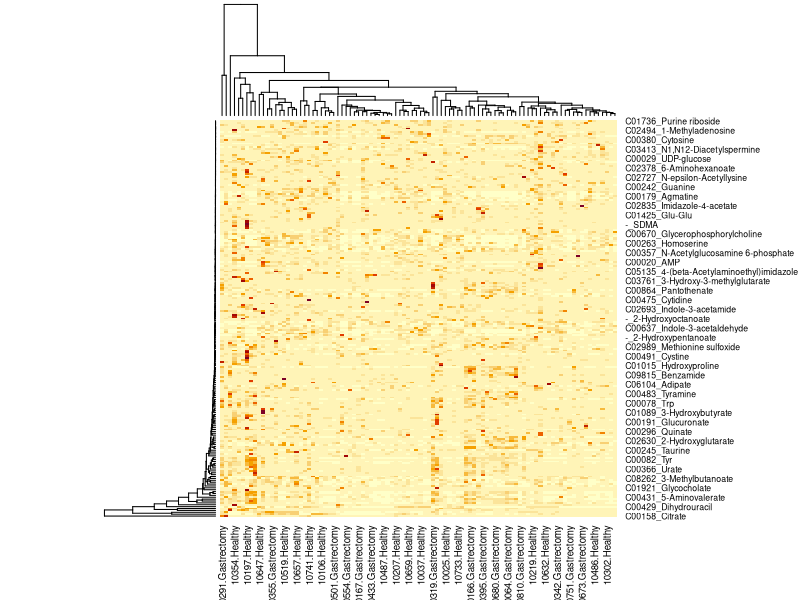
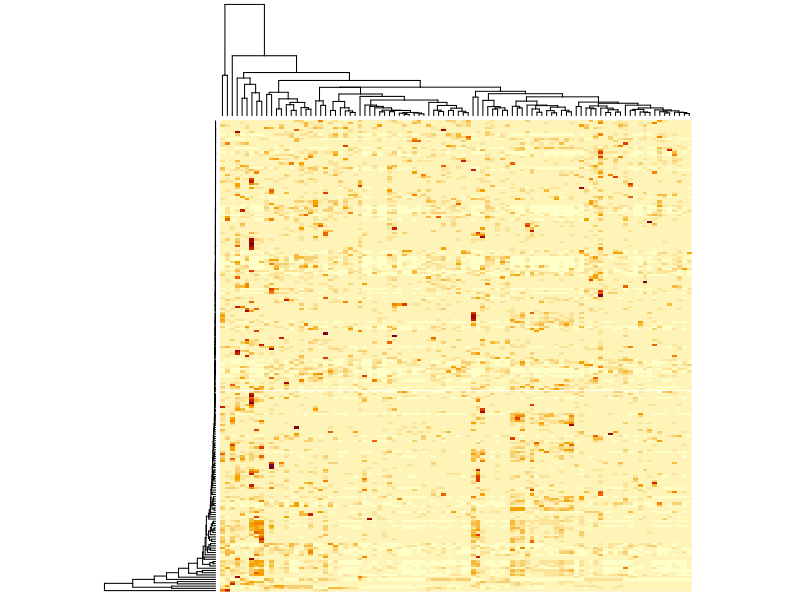
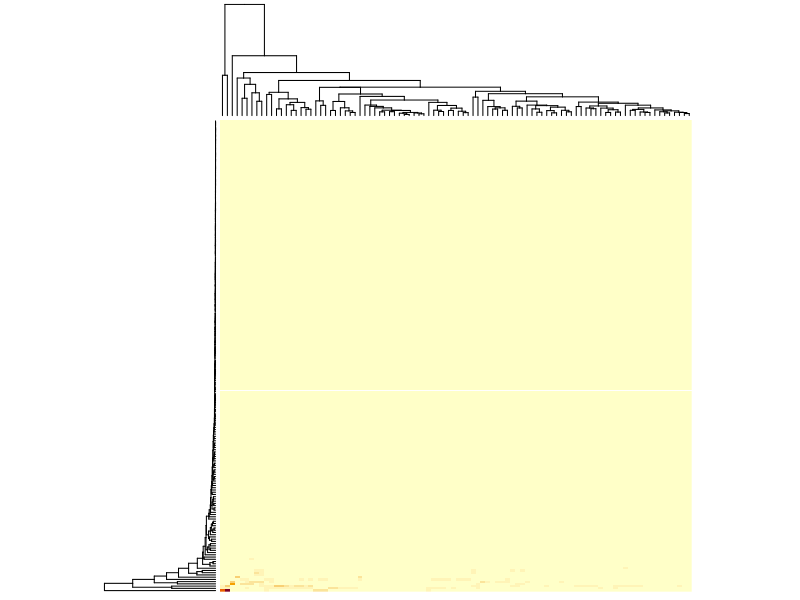
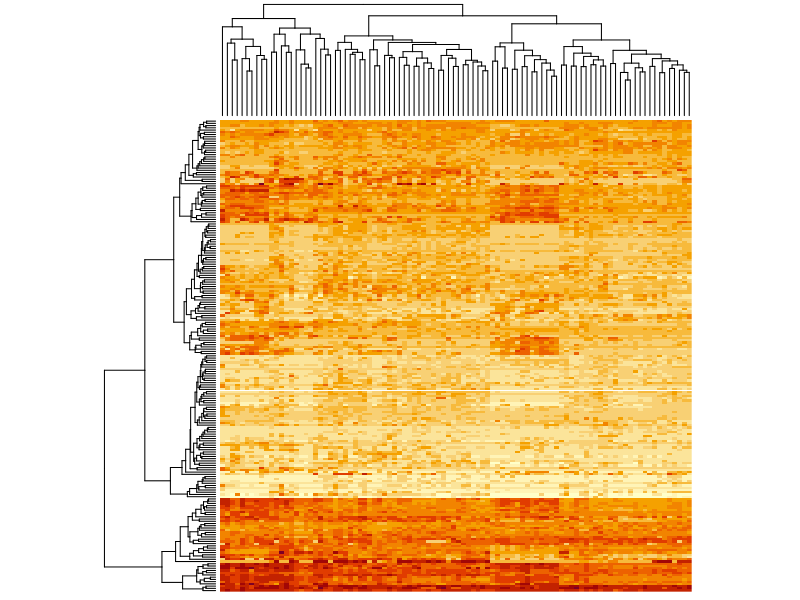
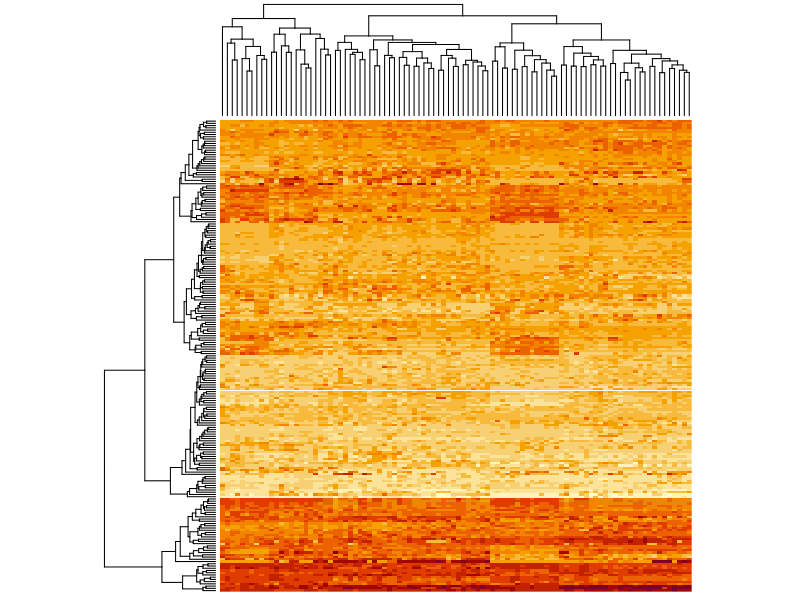
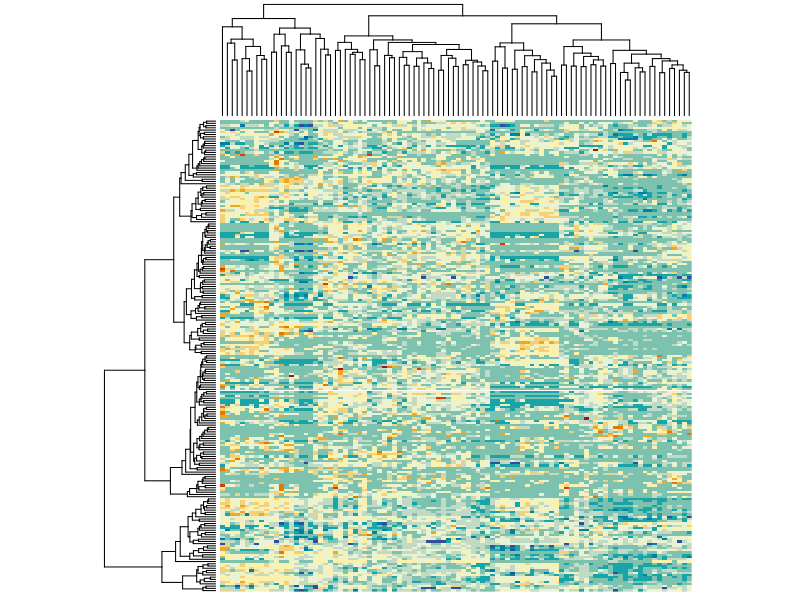
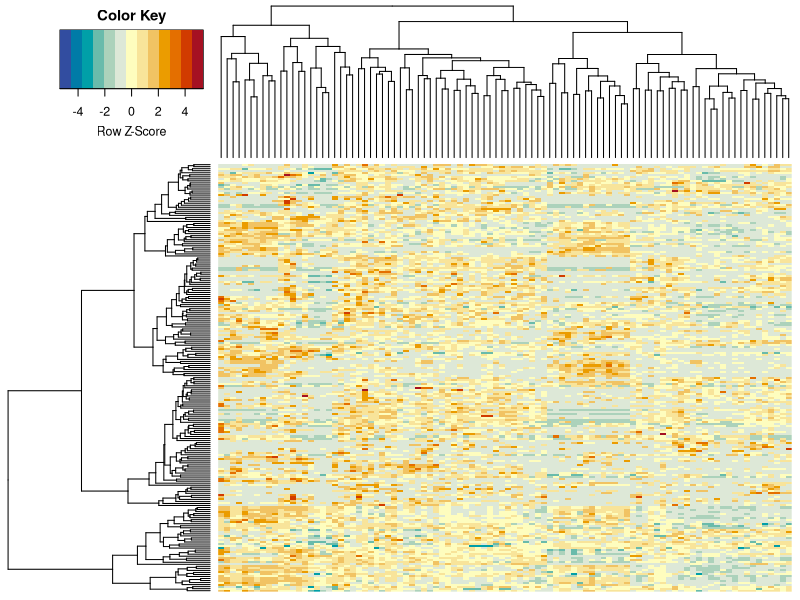
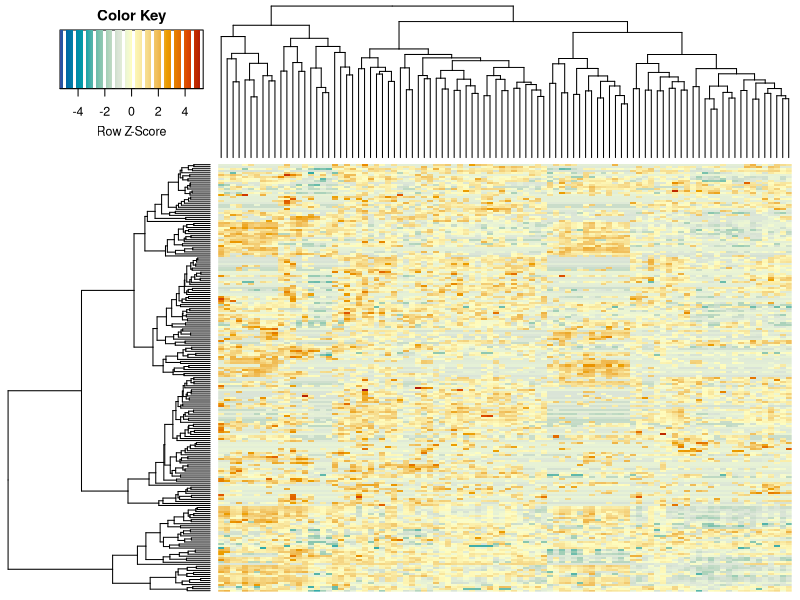

The R source for these figures, in order: (Note: this script raises an error after producing the figures.)
## ---- chunk 1
knitr::opts_chunk$set(echo = TRUE)
## ---- chunk 2
if(!require(RColorBrewer)){
  install.packages("RColorBrewer",repos = "http://cran.us.r-project.org")
  library(RColorBrewer)
}
if(!require(gplots)){
  install.packages("gplots",repos = "http://cran.us.r-project.org")
  library(gplots)
}
if(!require(gtools)){
  install.packages("gtools",repos = "http://cran.us.r-project.org")
  library(gtools)
}
## ---- chunk 3
metabo <- read.delim("ERAWIJANTARI_metab.tsv",row.names=1) #data
colnames(metabo) <- sub("^X","",colnames(metabo))
metabo <- as.matrix(metabo)
metabo_log <- log10(metabo)
metaD <- read.delim("ERAWIJANTARI_metaD.tsv") #metadata
all(colnames(metabo) == metaD$Sample) #check that samples match in data matrices
## ---- chunk 4
heatmap(metabo)
## ---- chunk 5
heatmap(metabo,
        labRow = "", # no rownames
        labCol = "", # no colnames
        margins = c(0.5,0.5)) # remove the white space around
## ---- chunk 6
heatmap(metabo,
        scale = "none", # no scaling!
        labRow = "", # no rownames
        labCol = "", # no colnames
        margins = c(0.5,0.5)) # remove the white space around
## ---- chunk 7
heatmap(metabo_log,
        scale = "none", # no scaling!
        labRow = "", # no rownames
        labCol = "", # no colnames
        margins = c(0.5,0.5)) # remove the white space around
## ---- chunk 8
heatmap(metabo_log,
        scale = "col", # column scaling!
        labRow = "", # no rownames
        labCol = "", # no colnames
        margins = c(0.5,0.5)) # remove the white space around
## ---- chunk 9
heatmap(metabo_log,
        col = hcl.colors(12,"RdYlBu", rev = TRUE), #diverging palette
        scale = "row", # row scaling!
        labRow = "", # no rownames
        labCol = "", # no colnames
        margins = c(0.5,0.5)) # remove the white space around
## ---- chunk 10
heatmap.2(metabo_log,
        col = hcl.colors(13,"RdYlBu", rev = TRUE), #diverging palette
        scale = "row", # row scaling!
        labRow = "", # no rownames
        labCol = "", # no colnames
        margins = c(0.5,0.5), # remove the white space around
        trace = "none", #don't plot a trace
        density.info = "none") #don't overlay a histogram in the colour bar
## ---- chunk 11
heatmap.2(metabo_log,
        col = hcl.colors(255,"RdYlBu", rev = TRUE), #diverging palette - 255 colours!
        scale = "row", # row scaling
        labRow = "", # no rownames
        labCol = "", # no colnames
        margins = c(0.5,0.5), # remove the white space around
        trace = "none", #don't plot a trace
        density.info = "none") #don't overlay a histogram in the colour bar
## ---- chunk 12
heatmap.2(metabo_log,
       col = hcl.colors(255,"YlGnBu", rev = TRUE), #single colour palette! - 255 colours
        symbreaks = F, #colours are not centred around 0
        scale = "none", # no scaling!
        labRow = "", # no rownames
        labCol = "", # no colnames
        margins = c(0.5,0.5), # remove the white space around
        trace = "none", #don't plot a trace
        density.info = "none") #don't overlay a histogram in the colour bar
## ---- chunk 13
heatmap.2a <- function (x, Rowv = TRUE, Colv = if (symm) "Rowv" else TRUE, 
                        distfun = dist, hclustfun = hclust, dendrogram = c("both", 
                                                                           "row", "column", "none"), symm = FALSE, 
                        scale = c("none", "row", "column"), na.rm = TRUE, revC = identical(Colv, "Rowv"), add.expr, breaks, 
                        symbreaks = min(x < 0, na.rm = TRUE) || scale != "none", col = "heat.colors", colsep, rowsep, 
                        sepcolor = "white", sepwidth = c(0.05, 0.05), cellnote, notecex = 1, 
                        notecol = "cyan", na.color = par("bg"), trace = c("column", "row", "both", "none"), tracecol = "cyan", hline = median(breaks), 
                        vline = median(breaks), linecol = tracecol, margins = c(5,5), ColSideColors, RowSideColors, cexRow = 0.2 + 1/log10(nr), 
                        cexCol = 0.2 + 1/log10(nc), labRow = NULL, labCol = NULL, srtRow = NULL, srtCol = NULL, adjRow = c(0, NA), adjCol = c(NA,0),
                        offsetRow = 0.5, offsetCol = 0.5, key = TRUE, keysize = 1.5, 
                        density.info = c("histogram", "density", "none"), denscol = tracecol, 
                        symkey = min(x < 0, na.rm = TRUE) || symbreaks, densadj = 0.25, 
                        main = NULL, xlab = NULL, ylab = NULL, lmat = NULL, lhei = NULL, 
                        lwid = NULL, extrafun = NULL, font.col=1, font.row=1, keyName="Value", 
                        ColSideFac=1, RowSideFac=1, ...) 
{
  scale01 <- function(x, low = min(x), high = max(x)) {
    x <- (x - low)/(high - low)
    x
  }
  retval <- list()
  scale <- if (symm && missing(scale)) 
    "none"
  else match.arg(scale)
  dendrogram <- match.arg(dendrogram)
  trace <- match.arg(trace)
  density.info <- match.arg(density.info)
  if (length(col) == 1 && is.character(col)) 
    col <- get(col, mode = "function")
  if (!missing(breaks) && (scale != "none")) 
    warning("Using scale=\"row\" or scale=\"column\" when breaks are", 
            "specified can produce unpredictable results.", "Please consider using only one or the other.")
  if (is.null(Rowv) || is.na(Rowv)) 
    Rowv <- FALSE
  if (is.null(Colv) || is.na(Colv)) 
    Colv <- FALSE
  else if (Colv == "Rowv" && !isTRUE(Rowv)) 
    Colv <- FALSE
  if (length(di <- dim(x)) != 2 || !is.numeric(x)) 
    stop("`x' must be a numeric matrix")
  nr <- di[1]
  nc <- di[2]
  if (nr <= 1 || nc <= 1) 
    stop("`x' must have at least 2 rows and 2 columns")
  if (!is.numeric(margins) || length(margins) != 2) 
    stop("`margins' must be a numeric vector of length 2")
  if (missing(cellnote)) 
    cellnote <- matrix("", ncol = ncol(x), nrow = nrow(x))
  if (!inherits(Rowv, "dendrogram")) {
    if (((!isTRUE(Rowv)) || (is.null(Rowv))) && (dendrogram %in% 
                                                 c("both", "row"))) {
      if (is.logical(Colv) && (Colv)) 
        dendrogram <- "column"
      else dedrogram <- "none"
      warning("Discrepancy: Rowv is FALSE, while dendrogram is `", 
              dendrogram, "'. Omitting row dendogram.")
    }
  }
  if (!inherits(Colv, "dendrogram")) {
    if (((!isTRUE(Colv)) || (is.null(Colv))) && (dendrogram %in% 
                                                 c("both", "column"))) {
      if (is.logical(Rowv) && (Rowv)) 
        dendrogram <- "row"
      else dendrogram <- "none"
      warning("Discrepancy: Colv is FALSE, while dendrogram is `", 
              dendrogram, "'. Omitting column dendogram.")
    }
  }
  if (inherits(Rowv, "dendrogram")) {
    ddr <- Rowv
    rowInd <- order.dendrogram(ddr)
  }
  else if (is.integer(Rowv)) {
    hcr <- hclustfun(distfun(x))
    ddr <- as.dendrogram(hcr)
    ddr <- reorder(ddr, Rowv)
    rowInd <- order.dendrogram(ddr)
    if (nr != length(rowInd)) 
      stop("row dendrogram ordering gave index of wrong length")
  }
  else if (isTRUE(Rowv)) {
    Rowv <- rowMeans(x, na.rm = na.rm)
    hcr <- hclustfun(distfun(x))
    ddr <- as.dendrogram(hcr)
    ddr <- reorder(ddr, Rowv)
    rowInd <- order.dendrogram(ddr)
    if (nr != length(rowInd)) 
      stop("row dendrogram ordering gave index of wrong length")
  }
  else {
    rowInd <- nr:1
  }
  if (inherits(Colv, "dendrogram")) {
    ddc <- Colv
    colInd <- order.dendrogram(ddc)
  }
  else if (identical(Colv, "Rowv")) {
    if (nr != nc) 
      stop("Colv = \"Rowv\" but nrow(x) != ncol(x)")
    if (exists("ddr")) {
      ddc <- ddr
      colInd <- order.dendrogram(ddc)
    }
    else colInd <- rowInd
  }
  else if (is.integer(Colv)) {
    hcc <- hclustfun(distfun(if (symm) 
      x
      else t(x)))
    ddc <- as.dendrogram(hcc)
    ddc <- reorder(ddc, Colv)
    colInd <- order.dendrogram(ddc)
    if (nc != length(colInd)) 
      stop("column dendrogram ordering gave index of wrong length")
  }
  else if (isTRUE(Colv)) {
    Colv <- colMeans(x, na.rm = na.rm)
    hcc <- hclustfun(distfun(if (symm) 
      x
      else t(x)))
    ddc <- as.dendrogram(hcc)
    ddc <- reorder(ddc, Colv)
    colInd <- order.dendrogram(ddc)
    if (nc != length(colInd)) 
      stop("column dendrogram ordering gave index of wrong length")
  }
  else {
    colInd <- 1:nc
  }
  retval$rowInd <- rowInd
  retval$colInd <- colInd
  retval$call <- match.call()
  x <- x[rowInd, colInd]
  x.unscaled <- x
  cellnote <- cellnote[rowInd, colInd]
  if (is.null(labRow)) 
    labRow <- if (is.null(rownames(x))) 
      (1:nr)[rowInd]
  else rownames(x)
  else labRow <- labRow[rowInd]
  if (is.null(labCol)) 
    labCol <- if (is.null(colnames(x))) 
      (1:nc)[colInd]
  else colnames(x)
  else labCol <- labCol[colInd]
  if (scale == "row") {
    retval$rowMeans <- rm <- rowMeans(x, na.rm = na.rm)
    x <- sweep(x, 1, rm)
    retval$rowSDs <- sx <- apply(x, 1, sd, na.rm = na.rm)
    x <- sweep(x, 1, sx, "/")
  }
  else if (scale == "column") {
    retval$colMeans <- rm <- colMeans(x, na.rm = na.rm)
    x <- sweep(x, 2, rm)
    retval$colSDs <- sx <- apply(x, 2, sd, na.rm = na.rm)
    x <- sweep(x, 2, sx, "/")
  }
  if (missing(breaks) || is.null(breaks) || length(breaks) < 
      1) {
    if (missing(col) || is.function(col)) 
      breaks <- 16
    else breaks <- length(col) + 1
  }
  if (length(breaks) == 1) {
    if (!symbreaks) 
      breaks <- seq(min(x, na.rm = na.rm), max(x, na.rm = na.rm), 
                    length = breaks)
    else {
      extreme <- max(abs(x), na.rm = TRUE)
      breaks <- seq(-extreme, extreme, length = breaks)
    }
  }
  nbr <- length(breaks)
  ncol <- length(breaks) - 1
  if (class(col) == "function") 
    col <- col(ncol)
  min.breaks <- min(breaks)
  max.breaks <- max(breaks)
  x[x < min.breaks] <- min.breaks
  x[x > max.breaks] <- max.breaks
  if (missing(lhei) || is.null(lhei)) 
    lhei <- c(keysize, 4)
  if (missing(lwid) || is.null(lwid)) 
    lwid <- c(keysize, 4)
  if (missing(lmat) || is.null(lmat)) {
    lmat <- rbind(4:3, 2:1)
    if (!missing(ColSideColors)) {
      if (is.vector(ColSideColors)) ColSideColors <- as.matrix(t(ColSideColors))
      if (!is.character(ColSideColors) || ncol(ColSideColors) != nc) 
        stop("'ColSideColors' must be a character vector of length ncol(x) or character matrix with ncol ncol(x)")
      lmat <- rbind(lmat[1, ] + 1, c(NA, 1), lmat[2, ] + 1)
      lhei <- c(lhei[1], 0.12*nrow(ColSideColors)*ColSideFac, lhei[2])
    }
    if (!missing(RowSideColors)) {
      if (is.vector(RowSideColors)) RowSideColors <- as.matrix(RowSideColors)
      if (!is.character(RowSideColors) || nrow(RowSideColors) != nr) 
        stop("'RowSideColors' must be a character vector of length nrow(x) or character matrix with nrow nrow(x)")
      lmat <- cbind(lmat[, 1] + 1, c(rep(NA, nrow(lmat) -  1), 1), lmat[, 2] + 1)
      lwid <- c(lwid[1], 0.12*ncol(RowSideColors)*RowSideFac, lwid[2])
    }
    lmat[is.na(lmat)] <- 0
  }
  if (length(lhei) != nrow(lmat)) 
    stop("lhei must have length = nrow(lmat) = ", nrow(lmat))
  if (length(lwid) != ncol(lmat)) 
    stop("lwid must have length = ncol(lmat) =", ncol(lmat))
  op <- par(no.readonly = TRUE)
  on.exit(par(op))
  layout(lmat, widths = lwid, heights = lhei, respect = FALSE)
  if (!missing(RowSideColors)) {
    par(mar = c(margins[1], 0, 0, 0.5))
    image(matrix(1:(ncol(RowSideColors)*nr),ncol=nr,nrow=ncol(RowSideColors),byrow=F), col = t(RowSideColors[rowInd,]), axes = FALSE)
  }
  if (!missing(ColSideColors)) {
    par(mar = c(0.5, 0, 0, margins[2]))
    image(matrix(1:(nrow(ColSideColors)*nc),nrow=nc,ncol=nrow(ColSideColors),byrow=F),
          col=t(ColSideColors[,colInd]),axes = FALSE)
  }
  par(mar = c(margins[1], 0, 0, margins[2]))
  x <- t(x)
  cellnote <- t(cellnote)
  if (revC) {
    iy <- nr:1
    if (exists("ddr")) 
      ddr <- rev(ddr)
    x <- x[, iy]
    cellnote <- cellnote[, iy]
  }
  else iy <- 1:nr
  image(1:nc, 1:nr, x, xlim = 0.5 + c(0, nc), ylim = 0.5 + 
          c(0, nr), axes = FALSE, xlab = "", ylab = "", col = col, 
        breaks = breaks, ...)
  retval$carpet <- x
  if (exists("ddr")) 
    retval$rowDendrogram <- ddr
  if (exists("ddc")) 
    retval$colDendrogram <- ddc
  retval$breaks <- breaks
  retval$col <- col
  if (!invalid(na.color) & any(is.na(x))) {
    mmat <- ifelse(is.na(x), 1, NA)
    image(1:nc, 1:nr, mmat, axes = FALSE, xlab = "", ylab = "", 
          col = na.color, add = TRUE)
  }
  if (is.null(srtCol)) 
    axis(1, 1:nc, labels = labCol, las = 2, line = -0.5 + 
           offsetCol, tick = 0, cex.axis = cexCol, hadj = adjCol[1], 
         padj = adjCol[2], font=font.col)
  else {
    if (is.numeric(srtCol)) {
      if (missing(adjCol) || is.null(adjCol)) 
        adjCol = c(1, NA)
      xpd.orig <- par("xpd")
      par(xpd = NA)
      xpos <- axis(1, 1:nc, labels = rep("", nc), las = 2, 
                   tick = 0)
      text(x = xpos, y = par("usr")[3] - (1 + offsetCol) * 
             strheight("M"), labels = labCol, adj = adjCol, 
           cex = cexCol, srt = srtCol, font=font.col)
      par(xpd = xpd.orig)
    }
    else warning("Invalid value for srtCol ignored.")
  }
  if (is.null(srtRow)) {
    axis(4, iy, labels = labRow, las = 2, line = -0.5 + offsetRow, 
         tick = 0, cex.axis = cexRow, hadj = adjRow[1], padj = adjRow[2], font=font.row)
  }
  else {
    if (is.numeric(srtRow)) {
      xpd.orig <- par("xpd")
      par(xpd = NA)
      ypos <- axis(4, iy, labels = rep("", nr), las = 2, 
                   line = -0.5, tick = 0)
      text(x = par("usr")[2] + (1 + offsetRow) * strwidth("M"), 
           y = ypos, labels = labRow, adj = adjRow, cex = cexRow, 
           srt = srtRow, font=font.row)
      par(xpd = xpd.orig)
    }
    else warning("Invalid value for srtRow ignored.")
  }
  if (!is.null(xlab)) 
    mtext(xlab, side = 1, line = margins[1] - 1.25)
  if (!is.null(ylab)) 
    mtext(ylab, side = 4, line = margins[2] - 1.25)
  if (!missing(add.expr)) 
    eval(substitute(add.expr))
  if (!missing(colsep)) 
    for (csep in colsep) rect(xleft = csep + 0.5, ybottom = 0, 
                              xright = csep + 0.5 + sepwidth[1], ytop = ncol(x) + 
                                1, lty = 1, lwd = 1, col = sepcolor, border = sepcolor)
  if (!missing(rowsep)) 
    for (rsep in rowsep) rect(xleft = 0, ybottom = (ncol(x) + 
                                                      1 - rsep) - 0.5, xright = nrow(x) + 1, ytop = (ncol(x) + 
                                                                                                       1 - rsep) - 0.5 - sepwidth[2], lty = 1, lwd = 1, 
                              col = sepcolor, border = sepcolor)
  min.scale <- min(breaks)
  max.scale <- max(breaks)
  x.scaled <- scale01(t(x), min.scale, max.scale)
  if (trace %in% c("both", "column")) {
    retval$vline <- vline
    vline.vals <- scale01(vline, min.scale, max.scale)
    for (i in colInd) {
      if (!is.null(vline)) {
        abline(v = i - 0.5 + vline.vals, col = linecol, 
               lty = 2)
      }
      xv <- rep(i, nrow(x.scaled)) + x.scaled[, i] - 0.5
      xv <- c(xv[1], xv)
      yv <- 1:length(xv) - 0.5
      lines(x = xv, y = yv, lwd = 1, col = tracecol, type = "s")
    }
  }
  if (trace %in% c("both", "row")) {
    retval$hline <- hline
    hline.vals <- scale01(hline, min.scale, max.scale)
    for (i in rowInd) {
      if (!is.null(hline)) {
        abline(h = i - 0.5 + hline.vals, col = linecol, 
               lty = 2)
      }
      yv <- rep(i, ncol(x.scaled)) + x.scaled[i, ] - 0.5
      yv <- rev(c(yv[1], yv))
      xv <- length(yv):1 - 0.5
      lines(x = xv, y = yv, lwd = 1, col = tracecol, type = "s")
    }
  }
  if (!missing(cellnote)) 
    text(x = c(row(cellnote)), y = c(col(cellnote)), labels = c(cellnote), 
         col = notecol, cex = notecex)
  par(mar = c(margins[1], 0, 0, 0))
  if (dendrogram %in% c("both", "row")) {
    plot(ddr, horiz = TRUE, axes = FALSE, yaxs = "i", leaflab = "none")
  }
  else plot.new()
  par(mar = c(0, 0, if (!is.null(main)) 5 else 0, margins[2]))
  if (dendrogram %in% c("both", "column")) {
    plot(ddc, axes = FALSE, xaxs = "i", leaflab = "none")
  }
  else plot.new()
  if (!is.null(main)) 
    title(main, cex.main = 1.5 * op[["cex.main"]])
  if (key) {
    par(mar = c(5, 4, 2, 1), cex = 0.75)
    tmpbreaks <- breaks
    if (symkey) {
      max.raw <- max(abs(c(x, breaks)), na.rm = TRUE)
      min.raw <- -max.raw
      tmpbreaks[1] <- -max(abs(x), na.rm = TRUE)
      tmpbreaks[length(tmpbreaks)] <- max(abs(x), na.rm = TRUE)
    }
    else {
      min.raw <- min(x, na.rm = TRUE)
      max.raw <- max(x, na.rm = TRUE)
    }
    z <- seq(min.raw, max.raw, length = length(col))
    image(z = matrix(z, ncol = 1), col = col, breaks = tmpbreaks, 
          xaxt = "n", yaxt = "n")
    par(usr = c(0, 1, 0, 1))
    lv <- pretty(breaks)
    xv <- scale01(as.numeric(lv), min.raw, max.raw)
    axis(1, at = xv, labels = lv)
    if (scale == "row") 
      mtext(side = 1, "Row Z-Score", line = 2)
    else if (scale == "column") 
      mtext(side = 1, "Column Z-Score", line = 2)
    else mtext(side = 1, keyName, line = 2)
    if (density.info == "density") {
      dens <- density(x, adjust = densadj, na.rm = TRUE)
      omit <- dens$x < min(breaks) | dens$x > max(breaks)
      dens$x <- dens$x[-omit]
      dens$y <- dens$y[-omit]
      dens$x <- scale01(dens$x, min.raw, max.raw)
      lines(dens$x, dens$y/max(dens$y) * 0.95, col = denscol, 
            lwd = 1)
      axis(2, at = pretty(dens$y)/max(dens$y) * 0.95, pretty(dens$y))
      title("Color Key\nand Density Plot")
      par(cex = 0.5)
      mtext(side = 2, "Density", line = 2)
    }
    else if (density.info == "histogram") {
      h <- hist(x, plot = FALSE, breaks = breaks)
      hx <- scale01(breaks, min.raw, max.raw)
      hy <- c(h$counts, h$counts[length(h$counts)])
      lines(hx, hy/max(hy) * 0.95, lwd = 1, type = "s", 
            col = denscol)
      axis(2, at = pretty(hy)/max(hy) * 0.95, pretty(hy))
      title("Color Key\nand Histogram")
      par(cex = 0.5)
      mtext(side = 2, "Count", line = 2)
    }
    else title("Color Key")
    if (trace %in% c("both", "column")) {
      vline.vals <- scale01(vline, min.raw, max.raw)
      if (!is.null(vline)) {
        abline(v = vline.vals, col = linecol, lty = 2)
      }
    }
    if (trace %in% c("both", "row")) {
      hline.vals <- scale01(hline, min.raw, max.raw)
      if (!is.null(hline)) {
        abline(v = hline.vals, col = linecol, lty = 2)
      }
    }
  }
  else plot.new()
  retval$colorTable <- data.frame(low = retval$breaks[-length(retval$breaks)], 
                                  high = retval$breaks[-1], color = retval$col)
  if (!is.null(extrafun)) 
    extrafun()
  invisible(retval)
}
## ---- chunk 14
heatmap.2a(metabo_log,
          dendrogram = "none", #no dendrogram plotted
          Rowv = F, #no sorting for rows
          Colv = F, #no sorting for columns
       col = hcl.colors(255,"YlGnBu", rev = TRUE), #single colour palette - 255 colours
        symbreaks = F, #colours are not centred around 0
        scale = "none", # no scaling!
        labRow = "", # no rownames
        labCol = "", # no colnames
        margins = c(0.5,0.5), # remove the white space around
        trace = "none", #don't plot a trace
        density.info = "none") #don't overlay a histogram in the colour bar
## ---- chunk 15
heatmap.2a(metabo_log,
          dendrogram = "both", #both dendrograms plotted
          Rowv = as.dendrogram(hclust(dist(metabo_log,"minkowski"),
                        "ward.D2")), #custom
          Colv = as.dendrogram(hclust(dist(t(metabo_log)),
                        "ward.D2")), #custom dendrogram
       col = hcl.colors(255,"YlGnBu", rev = TRUE), #single colour palette - 255 colours
        symbreaks = F, #colours are not centred around 0
        scale = "none", # no scaling!
        labRow = "", # no rownames
        labCol = "", # no colnames
        margins = c(0.5,0.5), # remove the white space around
        trace = "none", #don't plot a trace
        density.info = "none") #don't overlay a histogram in the colour bar
## ---- chunk 16
heatmap.2a(metabo_log[,order(metaD$Status,metaD$Gender,metaD$BMI)],# custom order using metadata: by study group, gender, and BMI
          dendrogram = "row", # row dendrogram plotted
         Colv = NULL, 
       col = hcl.colors(255,"YlGnBu", rev = TRUE), #single colour palette - 255 colours
        symbreaks = F, #colours are not centred around 0
        scale = "none", # no scaling!
        labRow = "", # no rownames
        labCol = "", # no colnames
        margins = c(0.5,0.5), # remove the white space around
        trace = "none", #don't plot a trace
        density.info = "none") #don't overlay a histogram in the colour bar
## ---- chunk 17
heatmap.2a(metabo_log[,order(metaD$Status,metaD$Gender,metaD$BMI)],# custom order using metadata: by study group, gender, and BMI
          dendrogram = "row", # row dendrogram plotted
          Colv = NULL, # no sorting (except above)
          colsep = cumsum(c(t(table(metaD$Status,metaD$Gender)))), #counting the grouping from above!
          col = hcl.colors(255,"YlGnBu", rev = TRUE), #single colour palette - 255 colours
          symbreaks = F, #colours are not centred around 0
          scale = "none", # no scaling!
          labRow = "", # no rownames
          labCol = "", # no colnames
          margins = c(0.5,0.5), # remove the white space around
          trace = "none", #don't plot a trace
          density.info = "none") #don't overlay a histogram in the colour bar
## ---- chunk 18
heatmap.2a(metabo_log,
          ColSideColors = c("purple","green")[as.numeric(as.factor(metaD$Status))],
          dendrogram = "both", #both dendrograms plotted
       col = hcl.colors(255,"YlGnBu", rev = TRUE), #single colour palette - 255 colours
        symbreaks = F, #colours are not centred around 0
        scale = "none", # no scaling
        labRow = "", # no rownames
        labCol = "", # no colnames
        margins = c(0.5,0.5), # remove the white space around
        trace = "none", #don't plot a trace
        density.info = "none") #don't overlay a histogram in the colour bar
## ---- chunk 19
heatmap.2a(metabo_log,
          ColSideColors = rbind(c("pink","lightblue")[as.numeric(as.factor(metaD$Gender))],
                                brewer.pal(7,"Set3")[as.numeric(as.factor(metaD$Gastric.acid.medication))],
                                c("purple","green")[as.numeric(as.factor(metaD$Status))]),
          dendrogram = "both", #both dendrograms plotted
       col = hcl.colors(255,"YlGnBu", rev = TRUE), #single colour palette - 255 colours
        symbreaks = F, #colours are not centred around 0
        scale = "none", # no scaling
        labRow = "", # no rownames
        labCol = "", # no colnames
        margins = c(0.5,0.5), # remove the white space around
        trace = "none", #don't plot a trace
        density.info = "none") #don't overlay a histogram in the colour bar
